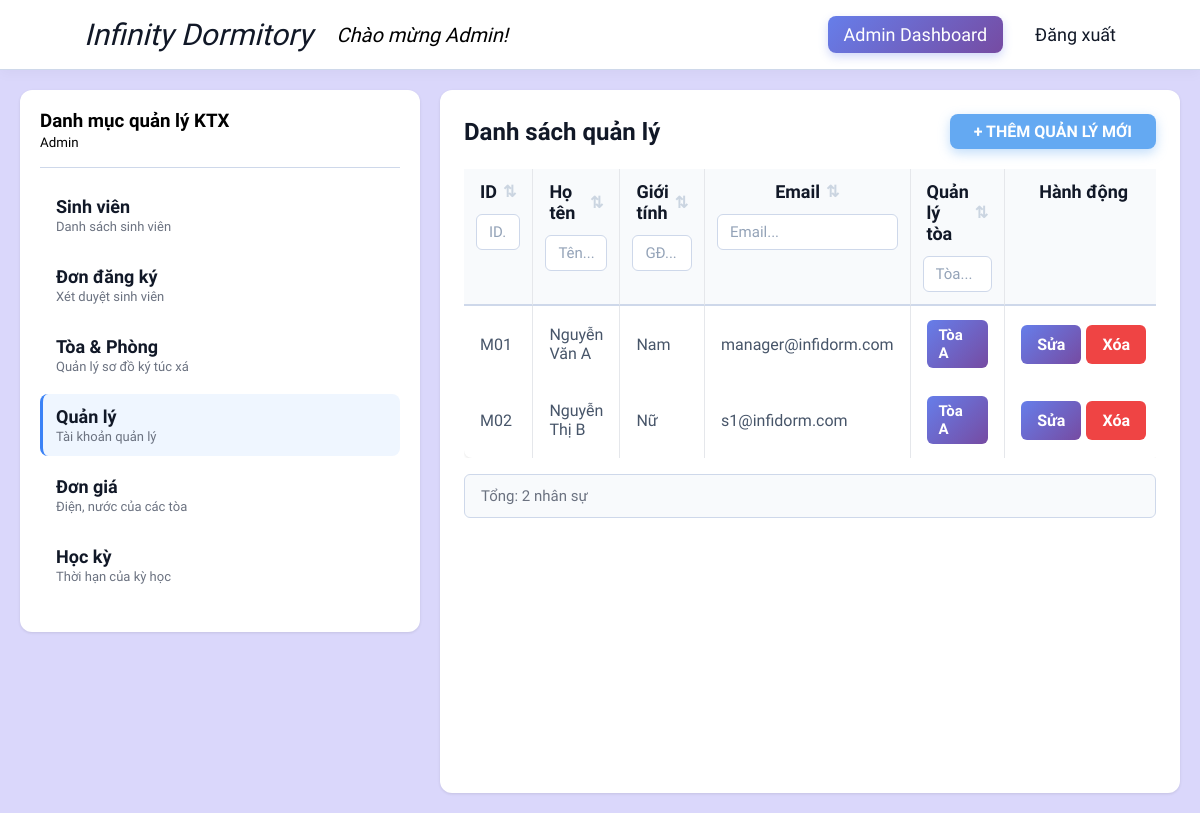
Screenshot of /admin/dashboard.php?tab=manager (signed in) with the database file from the repository.
### tables this page shows
CREATE TABLE MANAGER
(
    MNG_ID VARCHAR(20) PRIMARY KEY,
    MNG_NAME VARCHAR(100) NOT NULL,
    MNG_DOB DATETIME NOT NULL,
    MNG_GD VARCHAR(10),
    MNG_PHONE VARCHAR(20),
    MNG_ADR VARCHAR(200),
    MNG_IMG VARCHAR(255),
    MNG_BLOCK VARCHAR(10),
    USER_ID INT NOT NULL,
    FOREIGN KEY (USER_ID) REFERENCES USERS(USER_ID),
    FOREIGN KEY (MNG_BLOCK) REFERENCES BLOCK(BLOCK_ID)
);

CREATE TABLE USERS
(
    USER_ID INT AUTO_INCREMENT PRIMARY KEY,
    USER_ROLE ENUM('admin', 'manager', 'student') NOT NULL DEFAULT 'student',
    EMAIL VARCHAR(100) UNIQUE NOT NULL,
    PASS VARCHAR(255) NOT NULL,
    EMAIL_VERIFIED_AT DATETIME NULL,
    REMEMBER_TOKEN VARCHAR(255) NULL
);

### admin/views/managers.php (the view, shortened to what this page needs)
<?php
require_once __DIR__ . '/../../database_connection.php';
$managers = [];
$appError = null;
try {
    if ($conn) {
        mysqli_set_charset($conn, "utf8mb4");
        $sql = "
            SELECT
                M.MNG_ID,
                M.MNG_NAME,
                DATE_FORMAT(M.MNG_DOB, '%Y-%m-%d') AS MNG_DOB,
                M.MNG_GD,
                M.MNG_PHONE,
                M.MNG_ADR,
                M.MNG_BLOCK,
                B.BLOCK_ID,
                U.EMAIL AS MNG_EMAIL
            FROM MANAGER M
            LEFT JOIN BLOCK B ON M.MNG_BLOCK = B.BLOCK_ID
            LEFT JOIN USERS U ON M.USER_ID = U.USER_ID
            ORDER BY M.MNG_ID ASC
        ";
        $result = mysqli_query($conn, $sql);
        if ($result) {
            while ($row = mysqli_fetch_assoc($result)) {
                $managers[] = $row;
            }
        }
    }
} catch (Exception $e) {
    $appError = $e->getMessage();
}
?>
<div class="view-header">
  <h2>Danh sách quản lý</h2>
  <button id="btnAddManager" class="btn btn-action">
    + THÊM QUẢN LÝ MỚI
  </button>
</div>
<?php if ($appError): ?>
    <div class="alert alert-error">Lỗi: <?= htmlspecialchars($appError) ?></div>
<?php else: ?>
    <div class="student-table-wrapper">
        <table class="table student-table" id="managerTable">
            <thead>
                <tr>
                    <th style="width:80px">
                        <div class="th-content" data-col="0"><span>ID</span><span class="sort-icon">⇅</span></div>
                        <input class="col-search" data-col="0" placeholder="ID...">
                    </th>
                    <th>
                        <div class="th-content" data-col="1"><span>Họ tên</span><span class="sort-icon">⇅</span></div>
                        <input class="col-search" data-col="1" placeholder="Tên...">
                    </th>
                    <th style="width:200px">
                        <div class="th-content" data-col="2"><span>Giới tính</span><span class="sort-icon">⇅</span></div>
                        <input class="col-search" data-col="2" placeholder="GĐ...">
                    </th>
                    <th>
                        <div class="th-content" data-col="3"><span>Email</span><span class="sort-icon">⇅</span></div>
                        <input class="col-search" data-col="3" placeholder="Email...">
                    </th>
                    <th style="width:200px">
                        <div class="th-content" data-col="4"><span>Quản lý tòa</span><span class="sort-icon">⇅</span></div>
                        <input class="col-search" data-col="4" placeholder="Tòa...">
                    </th>
                    <th style="width:160px">
                        <div class="th-content no-sort">
                            <span>Hành động</span>
                        </div>
                    </th>
                </tr>
            </thead>
            <tbody>
                <?php foreach ($managers as $m): ?>
                <tr class="manager-row" data-id="<?= htmlspecialchars($m['MNG_ID']) ?>">
                    <td><?= htmlspecialchars($m['MNG_ID']) ?></td>
                    <td><?= htmlspecialchars($m['MNG_NAME']) ?></td>
                    <td><?= htmlspecialchars($m['MNG_GD']) ?></td>
                    <td><?= htmlspecialchars($m['MNG_EMAIL']) ?></td>
                    <td><span class="room-badge">Tòa <?= htmlspecialchars($m['MNG_BLOCK']) ?></span></td>
                    <td>
                        <div style="display:flex; gap:5px;">
                            <button class="btn btn-primary btn-sm btn-edit" data-id="<?= $m['MNG_ID'] ?>">Sửa</button>
                            <button class="btn btn-danger btn-sm btn-delete" data-id="<?= $m['MNG_ID'] ?>">Xóa</button>
                        </div>
                    </td>
                </tr>
                <?php endforeach; ?>
            </tbody>
        </table>
    </div>
    <div class="table-info">Tổng: <?= count($managers) ?> nhân sự</div>
<?php endif; ?>

### css/public.css (style rules this page uses)
:root { --cl: linear-gradient(135deg, #667eea 0%, #764ba2 100%); --hov: linear-gradient(135deg,rgba(77, 102, 214, 1) 0%, rgba(100, 52, 148, 1) 100%); --purple: #764ba2; --primary: #3b82f6; --primary-dark: #2563eb; --danger: #ef4444; --danger-dark: #991100; --success: #10b981; --bg-gray: #f7f9fc; --border: #ced8ea; --text: #111827; --text-muted: #6b7280; }
* { box-sizing: border-box; margin: 0; padding: 0; }
body { font-family: 'Google Sans', sans-serif; }
input { font-family: 'Google Sans'; }
.content-area h2 { font-weight: 700; margin-bottom: 20px; color: var(--text); }
.btn { font-family: 'Google Sans'; padding: 10px 16px; border: none; border-radius: 6px; font-size: 16px; font-weight: 600; cursor: pointer; transition: all 0.2s; color: white; background: var(--cl); }
.btn-danger { background: var(--danger); color: white; }
table { width: 100%; border-collapse: collapse; background: white; border-radius: 8px; box-shadow: 0 1px 3px rgba(0, 0, 0, 0.1); }
table th { background: #f9fafb; padding: 12px; text-align: left; font-weight: 600; font-size: 14px; color: var(--text); border-bottom: 2px solid var(--border); }

### admin/css/admin.css (style rules this page uses)
.student-table-wrapper { max-height: 70vh; overflow-y: auto; position: relative; }
.student-table thead th { position: sticky; top: 0; z-index: 100; background-color: #f8fafc; border-bottom: 2px solid var(--border); }
.student-table { border-collapse: separate; border-spacing: 0; }
.student-table th, .student-table td { border-right: 1px solid #e5e7eb; }
.student-table th:last-child, .student-table td:last-child { border-right: none; }
.student-table th { background: #f8fafc; padding: 0; border-bottom: 2px solid var(--border); vertical-align: top; }
.student-table th .th-content { display: flex; align-items: center; justify-content: center; padding: 12px 16px; cursor: pointer; user-select: none; transition: background 0.2s; font-weight: 600; font-size: 18px; color: var(--text); }
.student-table .sort-icon { color: #cbd5e1; font-size: 16px; margin-left: 6px; transition: color 0.2s; }
.student-table .col-search { width: calc(100% - 24px); margin: 0 12px 12px; padding: 8px 12px; border: 1px solid var(--border); border-radius: 6px; font-size: 15px; transition: all 0.2s; }
.student-table .col-search::placeholder { color: #94a3b8; }
.student-table tbody tr { border-bottom: 1px solid #f1f5f9; transition: background 0.15s; }
.student-table tbody td { padding: 14px 16px; color: #475569; font-size: 16px; }
.room-badge { display: inline-block; padding: 6px 12px; background: linear-gradient(135deg, #667eea 0%, #764ba2 100%); color: white; border-radius: 6px; font-weight: 600; font-size: 15px; }
.table-info { margin-top: 16px; padding: 12px 16px; background: #f8fafc; border-radius: 6px; color: var(--text-muted); font-size: 15px; border: 1px solid var(--border); }
button.btn-action { padding: 8px 24px; background: #64a9f2; color: white; font-size: 16px; font-weight: bold; border-radius: 8px; box-shadow: 0 4px 12px rgba(100, 169, 242, 0.4); border: none; }
.view-header { display: flex; justify-content: space-between; align-items: center; margin-bottom: 20px; }
.view-header h2 { margin: 0; }

### rows the page displays
manager: MNG_ID "M01", MNG_NAME "Nguyễn Văn A", MNG_GD "Nam", USER_ID.EMAIL "manager@infidorm.com", MNG_BLOCK "A"
manager: MNG_ID "M02", MNG_NAME "Nguyễn Thị B", MNG_GD "Nữ", USER_ID.EMAIL "s1@infidorm.com", MNG_BLOCK "A"

### other values shown
$_SESSION['name'] "Admin"
$item['title'] "Sinh viên"
$item['desc'] "Danh sách sinh viên"
$item['title'] "Đơn đăng ký"
$item['desc'] "Xét duyệt sinh viên"
$item['title'] "Tòa & Phòng"
$item['desc'] "Quản lý sơ đồ ký túc xá"
$item['title'] "Quản lý"
$item['desc'] "Tài khoản quản lý"
$item['title'] "Đơn giá"
$item['desc'] "Điện, nước của các tòa"
$item['title'] "Học kỳ"
$item['desc'] "Thời hạn của kỳ học"
count($managers) "2"
